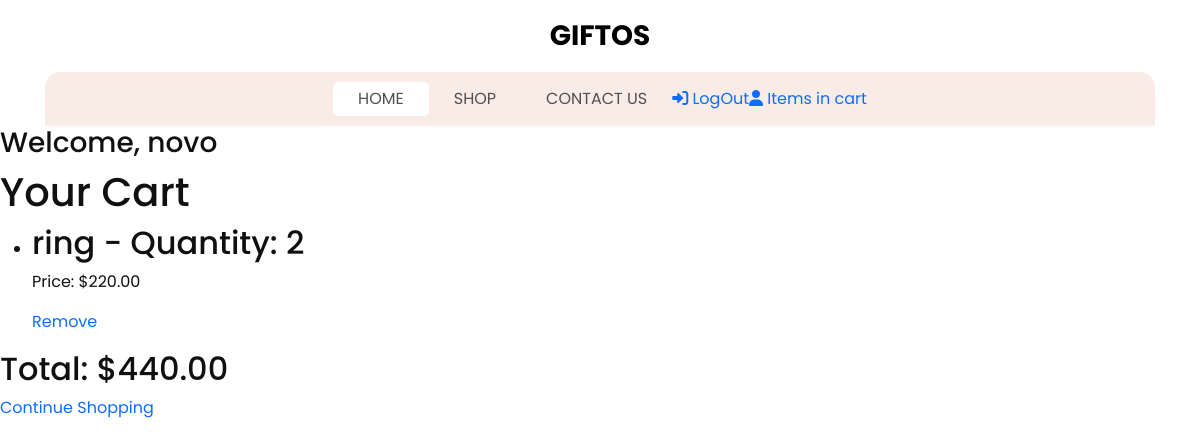
The app's page /cart/ (signed in), older data.
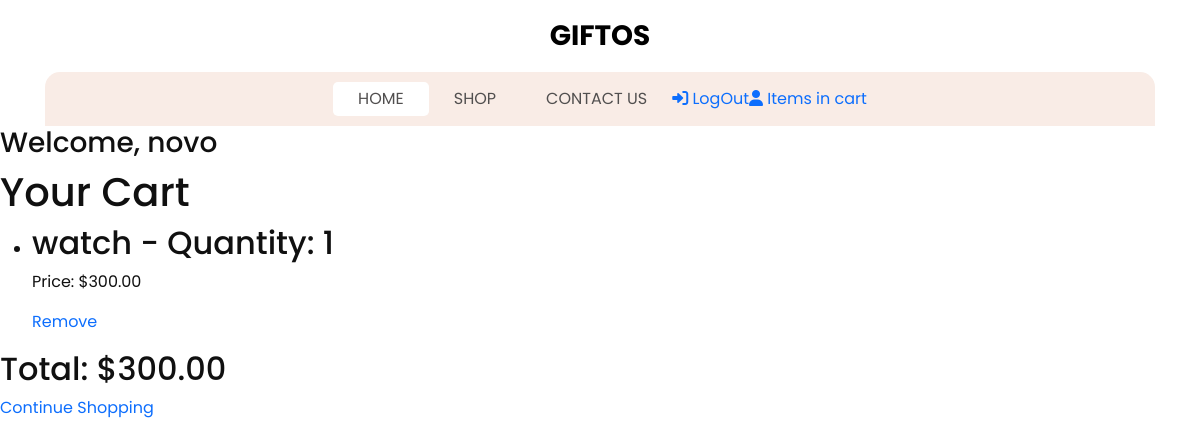
The same page, newer data.
### giftapp/models.py (models this page shows, shortened)
class customer(models.Model):
    cname=models.CharField(max_length=50)
    cadd=models.CharField(max_length=50)
    phone=models.BigIntegerField()
    email=models.EmailField()
    username=models.CharField(max_length=10)
    password=models.IntegerField()
    images=models.ImageField(upload_to='upload/', default="")

class Cart(models.Model):
    customer = models.ForeignKey(customer, on_delete=models.CASCADE)
    product = models.ForeignKey(Product, on_delete=models.CASCADE)
    quantity = models.PositiveIntegerField(default=1)

class Product(models.Model):
    name = models.CharField(max_length=100)
    description = models.TextField()
    price = models.DecimalField(max_digits=10, decimal_places=2)
    image = models.ImageField(upload_to='products/',default="")

### giftapp/views.py (the view)
# urls.py: path('cart/', views.view_cart, name='view_cart'),
def view_cart(request):
    username = request.session.get('username')
    if username is None:
        return redirect('login')
    try:
        user = customer.objects.get(username=username)
        cart_items = Cart.objects.filter(customer=user)
        total_price = sum(item.product.price * item.quantity for item in cart_items)
        return render(request, 'cart.html', {'cart_items': cart_items, 'total_price': total_price, 'username': username})
    except customer.DoesNotExist:
        messages.error(request, "User not found.")
        return redirect('login')

### templates/cart.html
{% load static %}
{% include 'main.html' %}
{% include 'header.html' %}
<body>
    <h3>Welcome, {{ username }}</h3>
    <h1>Your Cart</h1>
{% if cart_items %}
    <ul>
    {% for item in cart_items %}
        <li>
            <h2>{{ item.product.name }} - Quantity: {{ item.quantity }}</h2>
            <p>Price: ${{ item.product.price }}</p>
            <a href="{% url 'remove_from_cart' item.id %}">Remove</a>
        </li>
    {% endfor %}
    </ul>
    <h2>Total: ${{ total_price }}</h2>
    <a href="{% url 'shop' %}">Continue Shopping</a>
{% else %}
    <p>Your cart is empty!</p>
{% endif %}
</body>
</html>

### templates/main.html (shortened to what this page needs)
<!DOCTYPE html>
{% load static%}
<html>
<head>
    <link href="https://cdn.jsdelivr.net/npm/bootstrap@5.3.3/dist/css/bootstrap.min.css" rel="stylesheet">
<link rel="stylesheet" href='https://cdnjs.cloudflare.com/ajax/libs/OwlCarousel2/2.3.4/assets/owl.carousel.min.css' >
<link rel="stylesheet" href="{% static 'css/responsive.css' %}">
<link rel="stylesheet" href="{% static 'css/style.css' %}">
<link rel="stylesheet" href="https://cdnjs.cloudflare.com/ajax/libs/font-awesome/6.0.0-beta3/css/all.min.css">
</head>
<body>
</body>

### templates/header.html (shortened to what this page needs)
{% load static%}
<body>
<div class="hero_area">
    <header class="header_section">
      <nav class="navbar navbar-expand-lg custom_nav-container ">
        <a class="navbar-brand" href="/">
          <span>
            Giftos
          </span>
        </a>
        <div class="collapse navbar-collapse" id="navbarSupportedContent">
          <ul class="navbar-nav  ">
            <li class="nav-item active">
              <a class="nav-link" href="/">Home </a>
            </li>
            <li class="nav-item">
              <a class="nav-link" href="/shop">
                Shop
              </a>
            </li>
            <li class="nav-item">
              <a class="nav-link" href="/contact">Contact Us</a>
            </li>
          </ul>
            <a href="/logout">
              <i class="fas fa-sign-in-alt"></i>
              <span>
                LogOut
              </span>
            </a>
            <a href="/cart">
              <i class="fas fa-user"></i>
              <span>
                Items in cart
              </span>
            </a>
          </div>
        </div>
  </body>

### static/css/style.css (style rules this page uses)
body { font-family: "poppins", sans-serif; color: #101010; background-color: #ffffff; }
.hero_area { padding: 0 45px; }
#navbarSupportedContent { width: 100%; background-color: #f9ece6; -webkit-box-pack: center; -ms-flex-pack: center; justify-content: center; padding: 10px 0; border-radius: 15px 15px 0 0; }
#navbarSupportedContent .navbar-nav .nav-link { padding: 5px 25px; color: #514f4f; text-align: center; text-transform: uppercase; border-radius: 5px; }
#navbarSupportedContent .nav-item.active .nav-link { background-color: #ffffff; }
a, a:hover, a:focus { text-decoration: none; }
.navbar-brand { margin: 15px 0; padding: 0; }
.navbar-brand span { font-size: 28px; font-weight: bold; color: #000000; text-transform: uppercase; margin: 0; padding: 0; }
.custom_nav-container { z-index: 99999; padding: 0; -webkit-box-orient: vertical; -webkit-box-direction: normal; -ms-flex-direction: column; flex-direction: column; -webkit-box-align: center; -ms-flex-align: center; align-items: center; }

Row changes from the older to the newer data that the page shows:
removed Cart: product.name "ring", quantity "2", product.price "220.00"
added Cart: product.name "watch", quantity "1", product.price "300.00"
Text that changed along with them:
{{ total_price }}: "440.00" → "300.00"
